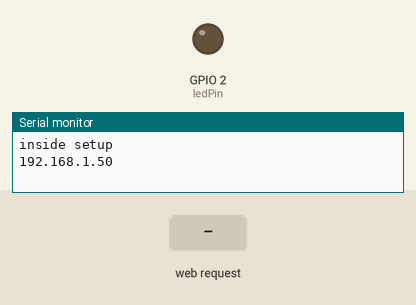
The sketch below on a simulated ESP8266 (NodeMCU). Shown: output pins drawn as LEDs (lit = HIGH), the last lines printed to the serial monitor. The inputs (shaded band) are chosen by the test bench. WiFi joins after 1.5 s; servers stay silent unless stated.

Above: at 11.2 s.
11.3 s: HTTP request GET /LED=ON received
At 12.3 s:
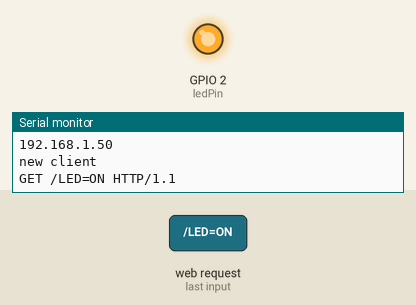
12.8 s: HTTP request GET /LED=OFF received
At 13.5 s:
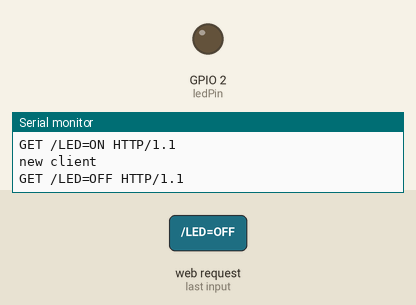
Timing chart, 0 to 15.8 s (numbered marks = the images above; inputs shaded):
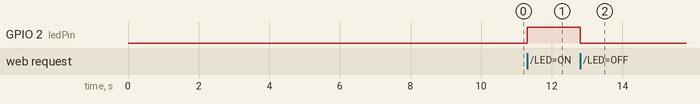

Measured:
- after the input at 11.3 s, GPIO 2 (ledPin): LOW → HIGH at once
- after the input at 12.8 s, GPIO 2 (ledPin): HIGH → LOW at once

The sketch:

nikabhi.ino
```cpp
#include<ESP8266WiFi.h>

char* ssid="nikita";
char* password="9874493314";

int ledPin=LED_BUILTIN;
WiFiServer server(80);

void setup() {

Serial.begin(115200);
delay(10);

pinMode(ledPin,OUTPUT);
digitalWrite(ledPin,LOW);

WiFi.begin(ssid,password);
delay(10000);

Serial.println("inside setup");

while(WiFi.status()!=WL_CONNECTED)
{
  Serial.println("wait");

  }

server.begin();


Serial.println(WiFi.localIP());

}

void loop()
{
WiFiClient Client=server.available();

if(!Client)
{
  return;
  }

Serial.println("new client");
while(!Client.available())
{
  delay(1);
}

String request=Client.readStringUntil('\r');
Serial.println(request);
Client.flush();

int value=LOW;
if(request.indexOf("/LED=ON")!=-1)
{
  digitalWrite(ledPin,HIGH);
  value=HIGH;
}
if(request.indexOf("/LED=OFF")!=-1)
{
  digitalWrite(ledPin,LOW);
  value=LOW;
}


Client.println("HTTP/1.1 200 OK");
Client.println("CONTENT_TYPE:text/html");
Client.println("");
Client.println("<!DOCTYPE HTML>");
Client.println("<html>");

Client.print("LED IS NOW: ");

if(value==HIGH)
{
  Client.println("ON");
}
else
{
  Client.println("OFF");
}

Client.println("<br><br>");
Client.println("<a href=\"/LED=ON\"\"><button>Turn ON</button></a>");
Client.println("<a href=\"/LED=OFF\"\"><button>Turn OFF</button></a><br/>");
Client.println("</html>");
delay(1000);

Client.println("Client Disconnected");
Client.println(" ");

}
```
